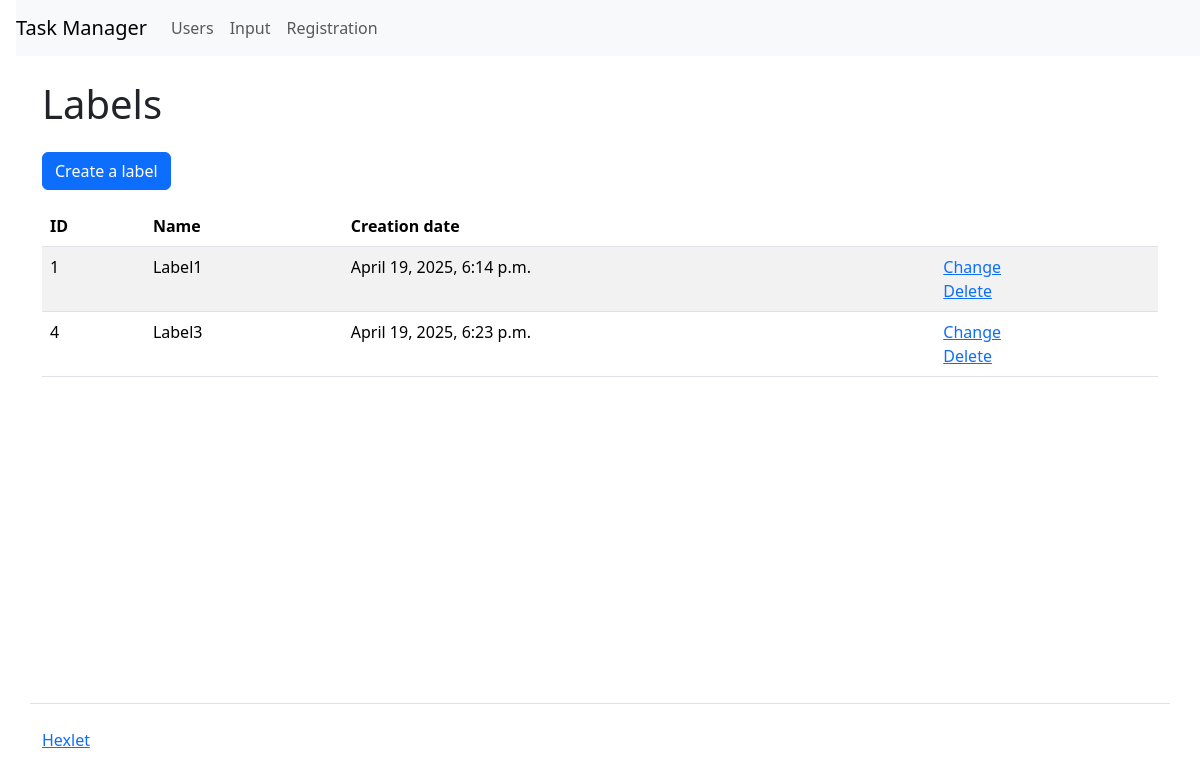
Before: /labels/ with the older database file.
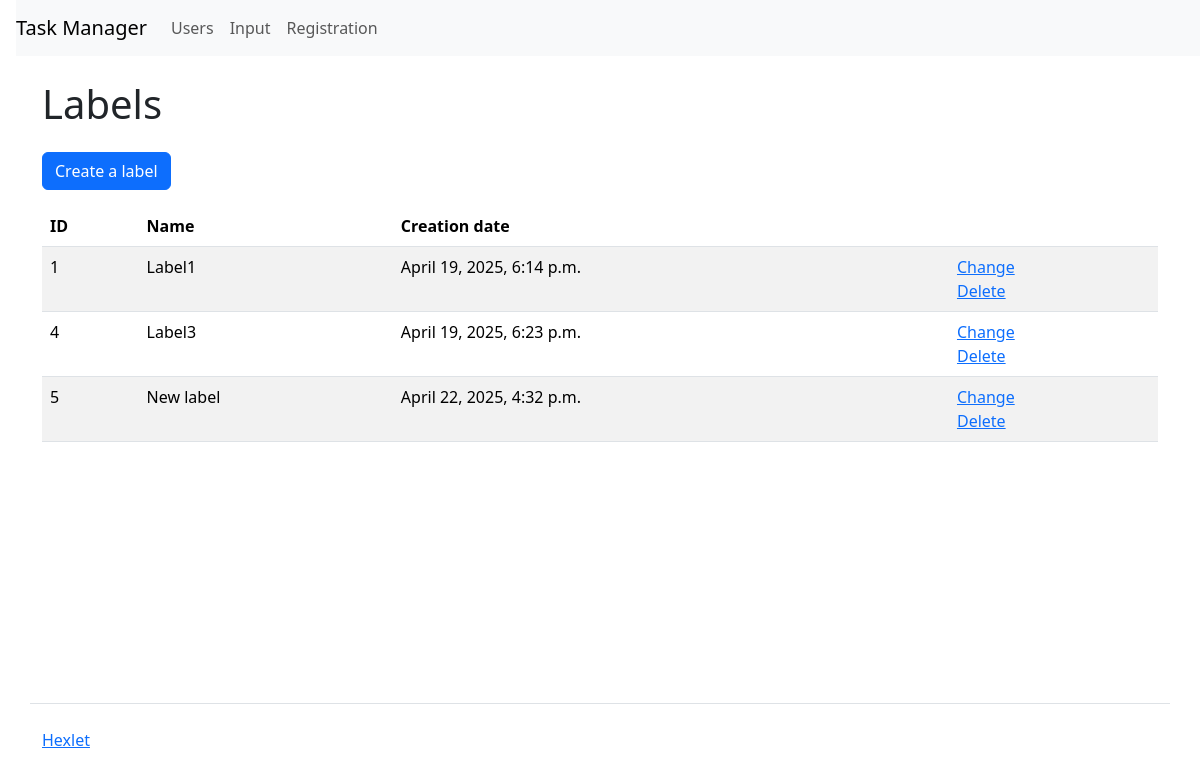
After: the same page with the newer database file.
### task_manager/labels/models.py (models this page shows, shortened)
class Labels(models.Model):
    name = models.TextField(max_length=150, verbose_name=_('Name'))
    created_at = models.DateTimeField(auto_now_add=True, verbose_name=_('Creation date'))
    updated_at = models.DateTimeField(auto_now=True, verbose_name=_('Update date'))

### task_manager/labels/views.py (the view)
# urls.py: path('', views.IndexView.as_view(), name='index'),
class IndexView(View):
    def get(self, request, *args, **kwargs):
        labels = Labels.objects.all()
        return render(request, 'labels/index.html', context={
            'name': _('Labels'),
            'labels': labels,
        })

### task_manager/templates/labels/index.html
{% extends "index.html" %}
{% load i18n %}
{% block context %}
<a class="btn btn-primary mb-3" href="/labels/create/" role="button">{% translate 'Create a label' %}</a>
<table class="table table-striped">
    <thead>
      <tr>
        <th>{% translate 'ID' %}</th>
        <th>{% translate 'Name' %}</th>
        <th>{% translate 'Creation date' %}</th>
        <th></th>
      </tr>
    </thead>
    <tbody>
      {% if labels %}
      {% for label in labels %}
        <tr>
          <td>{{ label.id }}</td>
          <td>{{ label.name }}</td>
          <td>{{ label.created_at }}</td>
          <td>
            <a href="/labels/{{ label.id }}/update/">{% translate 'Сhange' %}</a>
            <br>
            <a href="/labels/{{ label.id }}/delete/">{% translate 'Delete' %}</a>
          </td>
        </tr>
      {% endfor %}
      {% endif %}
    </tbody>
  </table>
{% endblock %}

Changed rows visible on the page:
added Labels: id "5", name "New label", created_at "April 22, 2025, 4:32 p.m."
